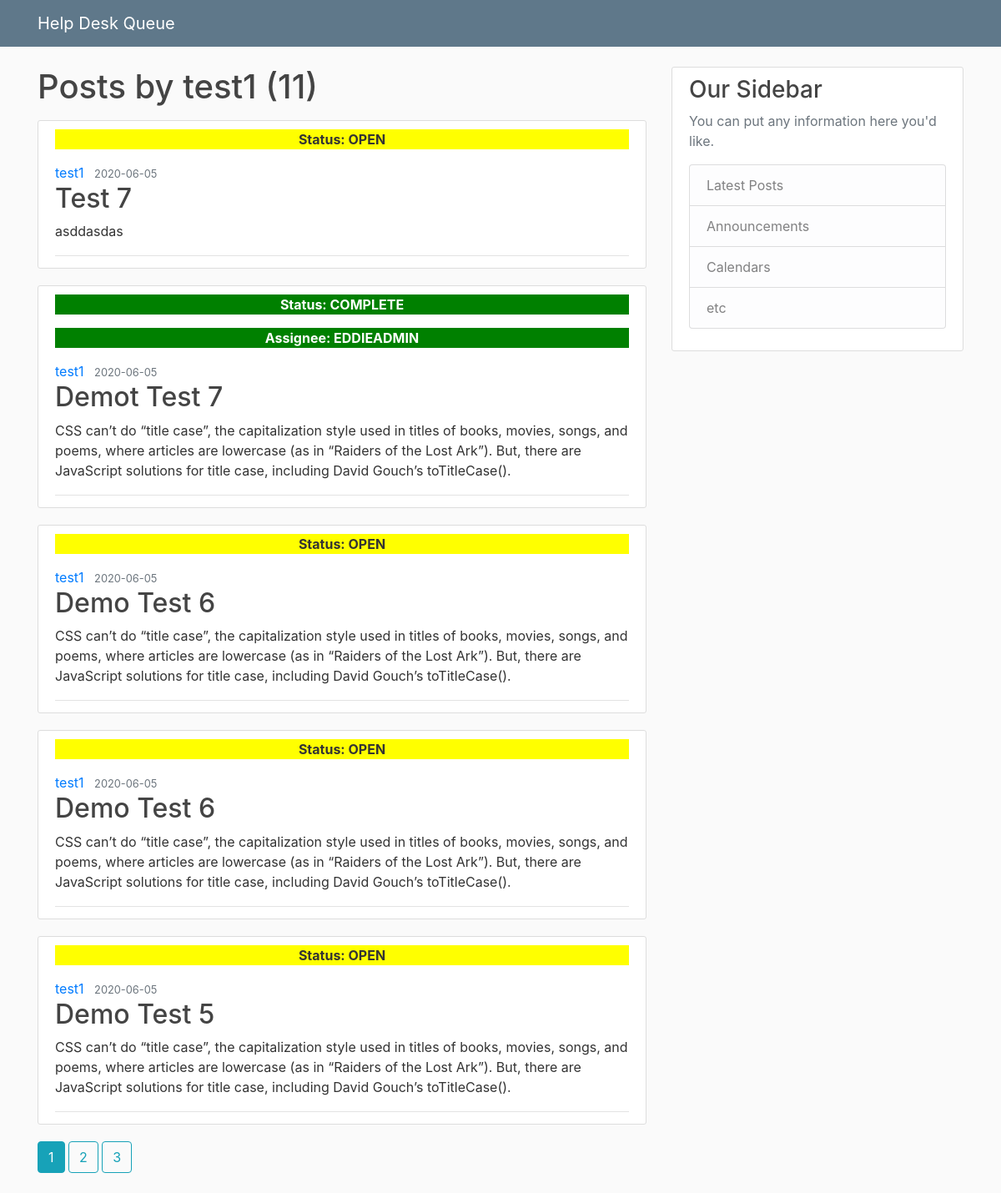
The app's page /user/test1 with its own data.
### helpdeskqueue/models.py (models this page shows, shortened)
class User(db.Model, UserMixin):
    id = db.Column(db.Integer, primary_key = True)
    username = db.Column(db.String(20), unique = True, nullable = False)
    user_type = db.Column(db.String(20), unique = True, nullable = False)
    email = db.Column(db.String(120), unique = True, nullable = False)
    password = db.Column(db.String(60), nullable = False)
    posts = db.relationship('Post', backref = 'author', lazy = True)

class Post(db.Model):
    id = db.Column(db.Integer, primary_key = True)
    title = db.Column(db.String(100), nullable = False)
    date_posted = db.Column(db.DateTime, nullable = False, default = datetime.utcnow)
    content = db.Column(db.Text, nullable = False)
    category = db.Column(db.Text, nullable = False)
    status = db.Column(db.Text, nullable = False)
    user_id = db.Column(db.Integer, db.ForeignKey('user.id'), nullable = False)
    notes = db.Column(db.String, nullable = True)
    assisted_by = db.Column(db.String, nullable = True)

### helpdeskqueue/routes.py (the view)
@app.route("/user/<string:username>")
def user_posts(username):
    action = PageAction()
    print(PageAction().filter_by)
    page = request.args.get('page', 1, type = int)
    user = User.query.filter_by(username = username).first_or_404()
    posts = Post.query.filter_by(author = user)\
        .order_by(Post.date_posted.desc())\
        .paginate(page = page, per_page = 5)
    return render_template('user_posts.html', posts = posts, user = user, status = status, action = action)

### helpdeskqueue/templates/user_posts.html (shortened to what this page needs)
{% extends 'layout.html' %}
{% block content %}
    <h1 class = "mb-3"> Posts by {{ user.username }} ({{ posts.total }})</h1>
    {% for post in posts.items %}
        <article class="media content-section">
            <div class="media-body">
            <div class="article-metadata">
                    {% if post.status == 'open' %}
                    <p style="background-color: #FFFF00; text-align: center"><strong>Status: {{ post.status.upper() }}</strong></p>
                    {% endif %}
                    {% if post.status == status[2] %}
                    <p style = "background-color: green; text-align: center; color: white" ><strong>Status: {{ post.status.upper() }}</strong></p>
                    <p style = "background-color: green; text-align: center; color: white"><strong>Assignee: {{ post.assisted_by.upper() }}</strong></p>
                    {% endif %}
                    <a class="mr-2" href="{{ url_for('user_posts', username = post.author.username) }}">{{ post.author.username }}</a>
                    <small class="text-muted">{{ post.date_posted.strftime('%Y-%m-%d') }}</small>
                    <h2><a class="article-title" href="{{ url_for('post', post_id = post.id) }}">{{ post.title }}</a></h2>
                    <p class="article-content">{{ post.content }}</p>
            </div>
            </div>
        </article>
    {% endfor %}
    {% for page_num in posts.iter_pages(left_edge = 1, right_edge = 1, left_current = 1, right_current =2)  %}
        {% if page_num %}
          {% if posts.page == page_num %}
            <a class = "btn btn-info mb-4" href = "{{ url_for('user_posts', username=user.username, page = page_num) }}">{{ page_num }}</a>
          {% else %}
            <a class = "btn btn-outline-info mb-4" href = "{{ url_for('user_posts', username=user.username, page = page_num) }}">{{ page_num }}</a>
          {% endif %}
        {% else %}
        ...
        {% endif %}
    {% endfor %}
{% endblock content %}

### helpdeskqueue/static/main.css (style rules this page uses)
body { background: #fafafa; color: #333333; margin-top: 5rem; }
h1, h2, h3, h4, h5, h6 { color: #444444; }
.content-section { background: #ffffff; padding: 10px 20px; border: 1px solid #dddddd; border-radius: 3px; margin-bottom: 20px; }
.article-title { color: #444444; }
.article-content { white-space: pre-line; }
.article-metadata { padding-bottom: 1px; margin-bottom: 4px; border-bottom: 1px solid #e3e3e3 }

### records on screen
User: username "test1"
Post: status "OPEN", author.username "test1", date_posted "2020-06-05", title "Test 7", content "asddasdas"
Post: status "COMPLETE", assisted_by "EDDIEADMIN", author.username "test1", date_posted "2020-06-05", title "Demot Test 7", content "CSS can’t do “title case”, the capitalization style used in titles of books, movies, songs, and poems, where articles are lowercase (as in “Raiders of the Lost Ark”). But, there are JavaScript solutions for title case, including David Gouch’s toTitleCase()."
Post: status "OPEN", author.username "test1", date_posted "2020-06-05", title "Demo Test 6", content "CSS can’t do “title case”, the capitalization style used in titles of books, movies, songs, and poems, where articles are lowercase (as in “Raiders of the Lost Ark”). But, there are JavaScript solutions for title case, including David Gouch’s toTitleCase()."
Post: status "OPEN", author.username "test1", date_posted "2020-06-05", title "Demo Test 6", content "CSS can’t do “title case”, the capitalization style used in titles of books, movies, songs, and poems, where articles are lowercase (as in “Raiders of the Lost Ark”). But, there are JavaScript solutions for title case, including David Gouch’s toTitleCase()."
Post: status "OPEN", author.username "test1", date_posted "2020-06-05", title "Demo Test 5", content "CSS can’t do “title case”, the capitalization style used in titles of books, movies, songs, and poems, where articles are lowercase (as in “Raiders of the Lost Ark”). But, there are JavaScript solutions for title case, including David Gouch’s toTitleCase()."

### other values on screen
{{ posts.total }} "11"
{{ page_num }} "1"
{{ page_num }} "2" "3"
